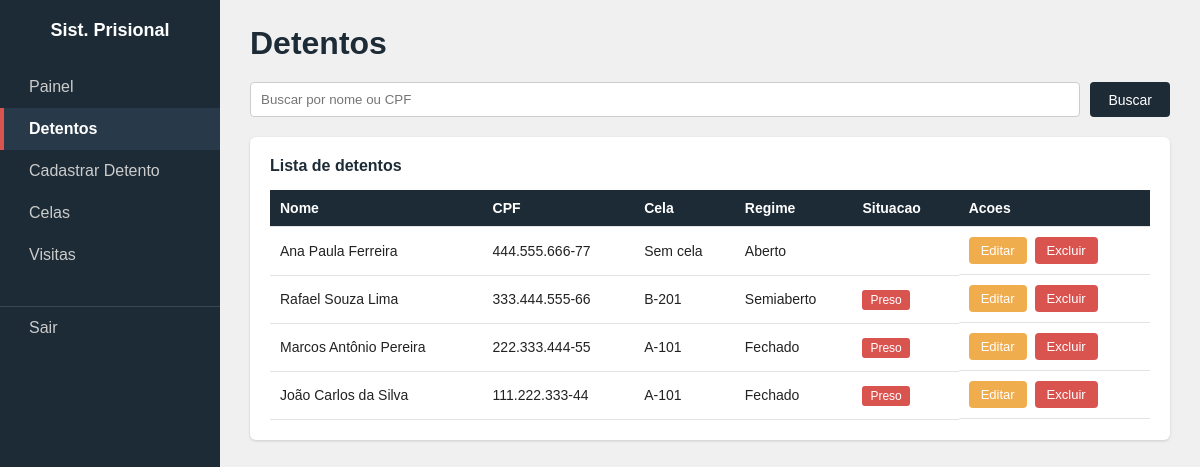
The app's page /presos.php with its own data.
### tables this page shows
CREATE TABLE presos (
    id                    INT AUTO_INCREMENT PRIMARY KEY,
    nome                  VARCHAR(100) NOT NULL,
    cpf                   CHAR(11) NOT NULL UNIQUE,    
    data_nascimento       DATE NOT NULL,
    sexo                  ENUM('M', 'F') NOT NULL,
    crime                 VARCHAR(150) NOT NULL,       
    regime                ENUM('fechado', 'semiaberto', 'aberto') NOT NULL DEFAULT 'fechado',
    pena_meses            INT NOT NULL,                
    data_entrada          DATE NOT NULL,
    data_saida_prevista   DATE NULL,
    status                ENUM('preso', 'liberado', 'transferido') NOT NULL DEFAULT 'preso',
    cela_id               INT NULL,                    
    cadastrado_por        INT NULL,                    
    observacoes           TEXT NULL,
    criado_em             TIMESTAMP NOT NULL DEFAULT CURRENT_TIMESTAMP,
    atualizado_em         TIMESTAMP NOT NULL DEFAULT CURRENT_TIMESTAMP ON UPDATE CURRENT_TIMESTAMP,

     
     
     
    CONSTRAINT fk_preso_cela    FOREIGN KEY (cela_id)        REFERENCES celas(id)    ON DELETE SET NULL,
    CONSTRAINT fk_preso_usuario FOREIGN KEY (cadastrado_por) REFERENCES usuarios(id) ON DELETE SET NULL
);

CREATE TABLE celas (
    id          INT AUTO_INCREMENT PRIMARY KEY,
    pavilhao    VARCHAR(20) NOT NULL,                  
    numero      VARCHAR(10) NOT NULL,                  
    capacidade  INT NOT NULL DEFAULT 4,                
    UNIQUE KEY uk_cela (pavilhao, numero)              
);

### presos.php (the view, shortened to what this page needs)
<?php
require_once 'config/conexao.php';
try {
    $sql = "SELECT p.id, p.nome, p.cpf, p.regime, p.status, c.pavilhao, c.numero as cela_num
            FROM presos p
            LEFT JOIN celas c ON c.id = p.cela_id
            ORDER BY p.id DESC";
    $stmt = $pdo->query($sql);
    $lista_presos = $stmt->fetchAll();
} catch (PDOException $e) {
    error_log($e->getMessage());
    $lista_presos = [];
}
function limpar($texto) {
    return htmlspecialchars((string)$texto, ENT_QUOTES, 'UTF-8'); }
function formatarCPF($cpf) {
    $cpfLimpo = preg_replace('/[^0-9]/', '', $cpf);
    if (strlen($cpfLimpo) === 11) {
        return preg_replace("/(\d{3})(\d{3})(\d{3})(\d{2})/", "\$1.\$2.\$3-\$4", $cpfLimpo);
    }
    return $cpfLimpo;
}
?>
<!DOCTYPE html>
<html lang="pt-br">
<head>
    <link rel="stylesheet" href="css/style.css">
</head>
<body>
    <div class="wrapper">
        <nav class="menu-lateral">
            <h2>Sist. Prisional</h2>
            <ul>
                <li><a href="index.php">Painel</a></li>
                <li><a href="presos.php" class="ativo">Detentos</a></li>
                <li><a href="cadastro-preso.php">Cadastrar Detento</a></li>
                <li><a href="celas.php">Celas</a></li>
                <li><a href="visitas.php">Visitas</a></li>
                <li class="sair"><a href="login.php">Sair</a></li>
            </ul>
        </nav>
        <main class="conteudo">
            <h1>Detentos</h1>
            <form action="buscar-preso.php" method="post" class="form-busca">
                <input type="text" name="busca" id="busca" placeholder="Buscar por nome ou CPF">
                <button type="submit" class="btn btn-primario">Buscar</button>
            </form>
            <div class="caixa-tabela">
                <h2>Lista de detentos</h2>
                <table>
                    <thead>
                        <tr>
                            <th>Nome</th>
                            <th>CPF</th>
                            <th>Cela</th>
                            <th>Regime</th>
                            <th>Situacao</th>
                            <th>Acoes</th>
                        </tr>
                    </thead>
                    <tbody>
                        <?php if (empty($lista_presos)): ?>
                        <tr>
                            <td colspan="6" style="text-align: center;">Nenhum detento cadastrado.</td>
                        </tr>
                        <?php else: ?>
                        <?php foreach ($lista_presos as $preso): ?>
                            <tr>
                            <td><?= limpar($preso['nome']) ?></td>
                            <td><?= formatarCPF(limpar($preso['cpf'])) ?></td>
                            <td>
                                <?= $preso['pavilhao'] ? limpar($preso['pavilhao'] . '-' . $preso['cela_num']) : 'Sem cela' ?>
                            </td>
                            <td><?= ucfirst(limpar($preso['regime'])) ?></td>
                            <td>
                                <span class="tag <?= limpar($preso['status']) ?>">
                                <?= ucfirst(limpar($preso['status'])) ?>
                                </span>
                            </td>
                            <td class="acoes">
                                <a href="cadastro-preso.php?id=<?= $preso['id'] ?>" class="btn btn-editar">Editar</a>
                                <form action="excluir-preso.php" method="post" onsubmit="return confirm('Tem certeza que deseja excluir este registro?');">
                                <button type="submit" class="btn btn-excluir">Excluir</button>
                                </form>
                            </td>
                            </tr>
                        <?php endforeach; ?>
                        <?php endif; ?>
                    </tbody>
                </table>
            </div>
        </main>
    </div>
</body>
</html>

### css/style.css (style rules this page uses)
* { margin: 0; padding: 0; box-sizing: border-box; }
body { font-family: Arial, Helvetica, sans-serif; background-color: #f0f0f0; color: #222; }
a { text-decoration: none; color: inherit; }
.wrapper { display: flex; min-height: 100vh; }
.menu-lateral { width: 220px; background-color: #1c2b36; color: #fff; padding: 20px 0; flex-shrink: 0; }
.menu-lateral h2 { text-align: center; font-size: 18px; margin-bottom: 25px; padding: 0 10px; }
.menu-lateral ul { list-style: none; }
.menu-lateral ul li a { display: block; padding: 12px 25px; color: #ccc; border-left: 4px solid transparent; }
.menu-lateral ul li a.ativo { background-color: #28394a; color: #fff; border-left: 4px solid #d9534f; font-weight: bold; }
.menu-lateral .sair { margin-top: 30px; border-top: 1px solid #334756; }
.conteudo { flex: 1; padding: 25px 30px; }
.conteudo h1 { margin-bottom: 20px; color: #1c2b36; }
.caixa-tabela { background-color: #fff; padding: 20px; border-radius: 6px; box-shadow: 0 1px 3px rgba(0,0,0,0.15); overflow-x: auto; }
.caixa-tabela h2 { margin-bottom: 15px; font-size: 16px; color: #1c2b36; }
table { width: 100%; border-collapse: collapse; }
table th, table td { text-align: left; padding: 10px; border-bottom: 1px solid #e3e3e3; font-size: 14px; }
table th { background-color: #1c2b36; color: #fff; }
.btn { display: inline-block; padding: 9px 18px; border: none; border-radius: 4px; cursor: pointer; font-size: 14px; }
.btn-primario { background-color: #1c2b36; color: #fff; }
.btn-editar { background-color: #f0ad4e; color: #fff; padding: 6px 12px; font-size: 13px; }
.btn-excluir { background-color: #d9534f; color: #fff; padding: 6px 12px; font-size: 13px; }
.form-busca { display: flex; gap: 10px; margin-bottom: 20px; }
.form-busca input { flex: 1; padding: 9px 10px; border: 1px solid #ccc; border-radius: 4px; }
.tag { padding: 3px 8px; border-radius: 3px; font-size: 12px; color: #fff; }
.tag.preso { background-color: #d9534f; }
.acoes { display: flex; gap: 8px; }

### records on screen
presos: nome "Ana Paula Ferreira", cpf "444.555.666-77", shows "Sem cela", regime "Aberto"
presos: nome "Rafael Souza Lima", cpf "333.444.555-66", cela.numero "B-201", regime "Semiaberto", status "Preso"
presos: nome "Marcos Antônio Pereira", cpf "222.333.444-55", cela.numero "A-101", regime "Fechado", status "Preso"
presos: nome "João Carlos da Silva", cpf "111.222.333-44", cela.numero "A-101", regime "Fechado", status "Preso"
